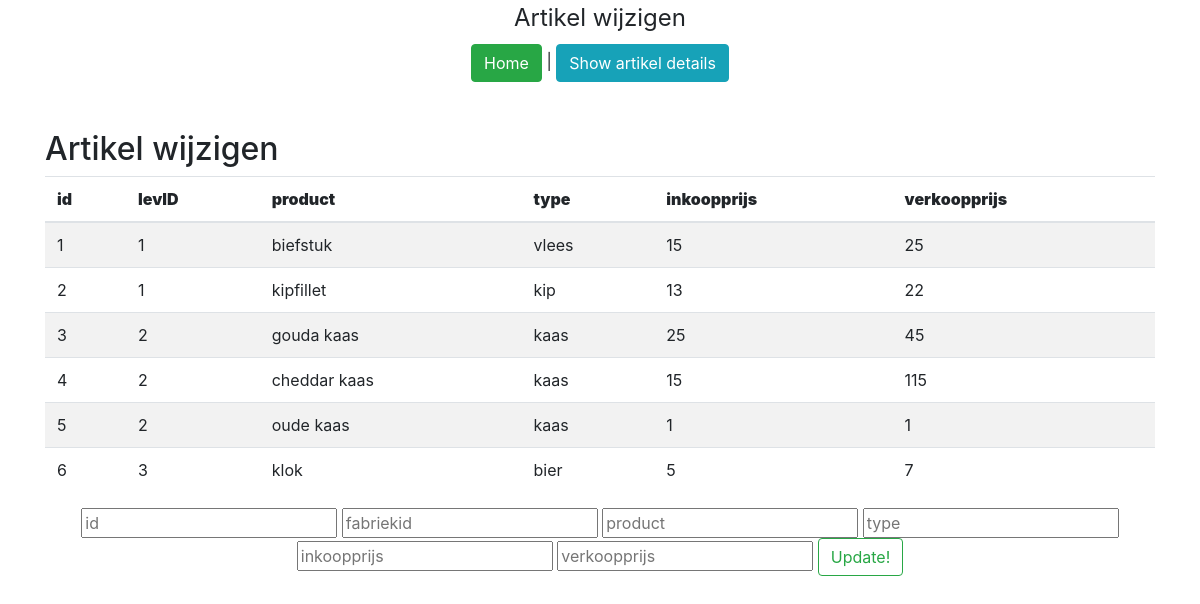
/artikelwijzigen.php (signed in), run on the app's committed database.
### tables this page shows
CREATE TABLE artikel(
    id INT NOT NULL AUTO_INCREMENT,
    levID INT NOT NULL,
    product VARCHAR(250) NOT NULL,
    type VARCHAR(250) NOT NULL,
    inkoopprijs INT(250) NOT NULL,
    verkoopprijs INT(250) NOT NULL,
    PRIMARY KEY(id),
    FOREIGN KEY(levID) REFERENCES leverancier(id)
);

### database.php (called while the page is built, shortened)
  <?php
  class database{
    private $pdo;
    public function __construct($host, $user, $pass, $db, $charset){
      try {
          $dsn = "mysql:host=$host;dbname=$db;charset=$charset";
          $options = [
              PDO::ATTR_ERRMODE            => PDO::ERRMODE_EXCEPTION,
              PDO::ATTR_DEFAULT_FETCH_MODE => PDO::FETCH_ASSOC,
              PDO::ATTR_EMULATE_PREPARES   => false,
          ];
          $this->pdo = new PDO($dsn, $user, $pass, $options);
      } catch (\PDOException $e) {
          echo $e->getMessage();
          throw $e;
      }
    }
    public function get_artikel_information($product){
        $query = "SELECT id, levID, product, type, inkoopprijs, verkoopprijs FROM artikel
        ";
        $stmt = $this->pdo->prepare($query);
        $product !== NULL ? $stmt->execute(['product'=>$product]) : $stmt->execute();
        $results = $stmt->fetchAll(PDO::FETCH_ASSOC);
        return $results;
    }
  }
?>

### artikelwijzigen.php (the view, shortened to what this page needs)
<?php
include 'database.php';
$db = new database('localhost', 'root', '', 'drempeltoets', 'utf8');
?>
<html>
  <head>
    <link rel="stylesheet" href="https://cdn.jsdelivr.net/npm/bootstrap@4.5.3/dist/css/bootstrap.min.css">
  </head>
  <body>
    <div align="center">
        <legend> Artikel wijzigen</legend>
        <a class="btn btn-success" href="index.php">Home</a> |
        <a class="btn btn-info" href="view_edit_delete_artikelen.php">Show artikel details</a>
    </div> <br><br>
    <?php
        $results = $db->get_artikel_information(NULL);
        $columns = array_keys($results[0]);
        ?>
    <div class="container-xl">
        <div class="table-responsive">
            <div class="table-wrapper">
                <div class="table-title">
                    <div class="row">
                        <div class="col-sm-5">
                            <h2>Artikel wijzigen</b></h2>
                        </div>
                    </div>
                </div>
                <table class="table table-striped table-hover">
                    <thead>
                        <tr>
                          <?php foreach($columns as $column){ ?>
                              <th><strong> <?php echo $column ?> </strong></th>
                          <?php } ?>
                        </tr>
                    </thead>
                    <?php foreach($results as $rows => $row){ ?>
                        <tr>
                            <?php foreach($row as $row_data){?>
                                <td>
                                    <?php echo $row_data ?>
                                </td>
                            <?php } ?>
                      </tr>
                    <?php } ?>
              </table>
              <form method="post" align="center" action='artikelwijzigen.php' method='post' accept-charset='UTF-8'>
                <fieldset>
                  <input type="text" name="id" placeholder="id" required/>
                  <input type="text" name="fabriekid" placeholder="fabriekid" required/>
                  <input type="text" name="product" placeholder="product" required/>
                  <input type="text" name="type" placeholder="type" required/>
                  <input type="text" name="inkoopprijs" placeholder="inkoopprijs" required/>
                  <input type="text" name="verkoopprijs" placeholder="verkoopprijs" required/>
                  <button class="btn btn-outline-success" type="submit" name="submit" value="Sign up!">Update!</button>
                </fieldset>
              </form>
            </div>
          </div>
        </div>
    </body>
  </html>

### data on the page
artikel: row_data "1", product "biefstuk", type "vlees", inkoopprijs "15", verkoopprijs "25"
artikel: id "2", levID "1", product "kipfillet", type "kip", inkoopprijs "13", verkoopprijs "22"
artikel: id "3", levID "2", product "gouda kaas", type "kaas", inkoopprijs "25", verkoopprijs "45"
artikel: id "4", levID "2", product "cheddar kaas", type "kaas", inkoopprijs "15", verkoopprijs "115"
artikel: id "5", levID "2", product "oude kaas", type "kaas", row_data "1"
artikel: id "6", levID "3", product "klok", type "bier", inkoopprijs "5", verkoopprijs "7"

### other printed values
$column "id"
$column "levID"
$column "product"
$column "type"
$column "inkoopprijs"
$column "verkoopprijs"
